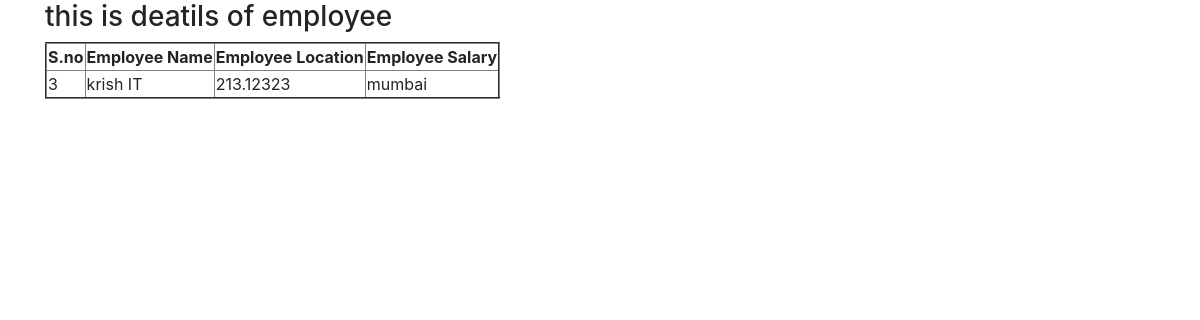
Page /3 on the committed database.
### classcuda12app/models.py (models this page shows, shortened)
class Employee(models.Model):
    name=models.CharField(max_length=20)
    loc=models.CharField(max_length=30)
    sal=models.FloatField()

### classcuda12app/views.py (the view)
# urls.py: url(r'^(?P<pk>\d+)$', views.CompanyDetailView.as_view(),name='detail'),
class CompanyDetailView(DetailView):
    model = Employee

### templates/classcuda12app/employee_detail.html
{% extends 'classcuda12app/base.html' %}
{% block body_block %}
    <h3>this is deatils of employee</h3>
        <table border="2px">
        <thead>
        <tr>
            <th>S.no</th>
        <th>Employee Name</th>
        <th>Employee Location</th>
        <th>Employee Salary</th>
        </tr>
        </thead>
             <tr>
                 <td>{{ employee.id }}</td>
                 <td> {{ employee.name }}</td>
                <td>{{ employee.sal }}</td>
                <td>{{ employee.loc }}</td>
             </tr>
        </table>
{% endblock %}

### rows in the picture
Employee: id "3", name "krish IT", sal "213.12323", loc "mumbai"
